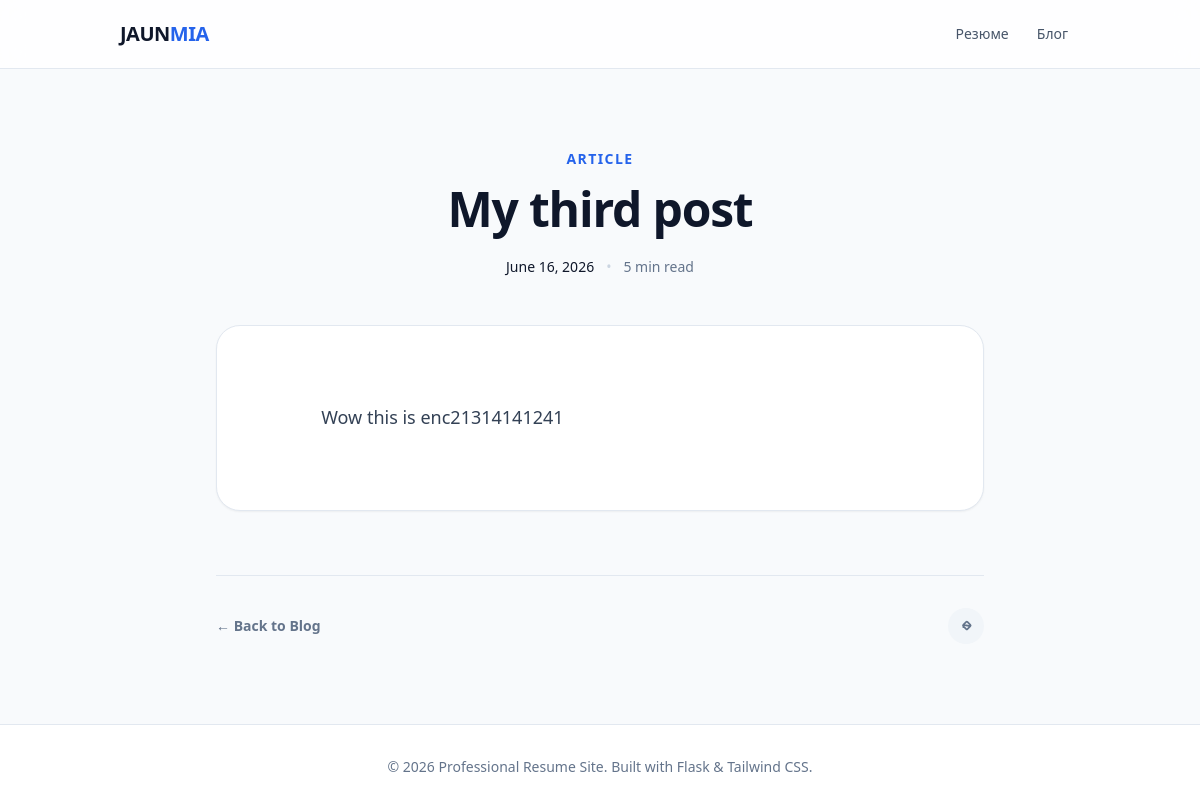
The page /blog/my-third-post on the database its author committed.
### blog/models.py (models this page shows, shortened)
class BlogPost(db.Model):
    __tablename__ = 'blog_posts'
    id = db.Column(db.Integer, primary_key=True)
    title = db.Column(db.String(200), nullable=False)
    slug = db.Column(db.String(200), unique=True, nullable=False) # URL-friendly version of title
    date_posted = db.Column(db.DateTime, default=datetime.utcnow)
    content = db.Column(db.Text, nullable=False)
    is_published = db.Column(db.Boolean, default=False)

### blog/routes.py (the view)
@blog_bp.route('/<string:slug>')
def post(slug):
    post = BlogPost.query.filter_by(slug=slug, is_published=True).first_or_404()
    return render_template('blog/post.html', post=post)

### templates/blog/post.html (shortened to what this page needs)
{% extends "base.html" %}
{% block content %}
<article class="max-w-3xl mx-auto py-10">
    <header class="mb-12 text-center">
        <div class="text-sm font-bold text-blue-600 uppercase tracking-widest mb-4">
            Article
        </div>
        <h1 class="text-4xl md:text-5xl font-extrabold text-slate-900 tracking-tight mb-6 leading-tight">
            {{ post.title }}
        </h1>
        <div class="flex justify-center items-center gap-3 text-slate-500 text-sm">
            <span class="font-medium text-slate-900">{{ post.date_posted.strftime('%B %d, %Y') }}</span>
            <span class="text-slate-300">•</span>
            <span>5 min read</span>
        </div>
    </header>
    <div class="prose prose-slate max-w-none">
        <div class="bg-white p-8 md:p-12 rounded-3xl border border-slate-200 shadow-sm text-slate-700 leading-relaxed text-lg whitespace-pre-wrap">
            {{ post.content }}
        </div>
    </div>
    <footer class="mt-16 pt-8 border-t border-slate-200 flex justify-between items-center">
        <a href="{{ url_for('blog.index') }}" class="text-sm font-bold text-slate-500 hover:text-blue-600 transition-colors flex items-center gap-1">
            ← Back to Blog
        </a>
        <div class="flex gap-4">
            <button class="p-2 bg-slate-100 rounded-full text-slate-500 hover:text-blue-600 transition-colors" title="Share">
            </button>
        </div>
    </footer>
</article>
{% endblock %}

### templates/base.html (style rules this page uses)
:root { --accent-color: #2563eb; }

### rows shown on the page
BlogPost: title "My third post", date_posted "June 16, 2026", content "Wow this is enc21314141241"

### other values the page prints
{{ 2026 }} "2026"
